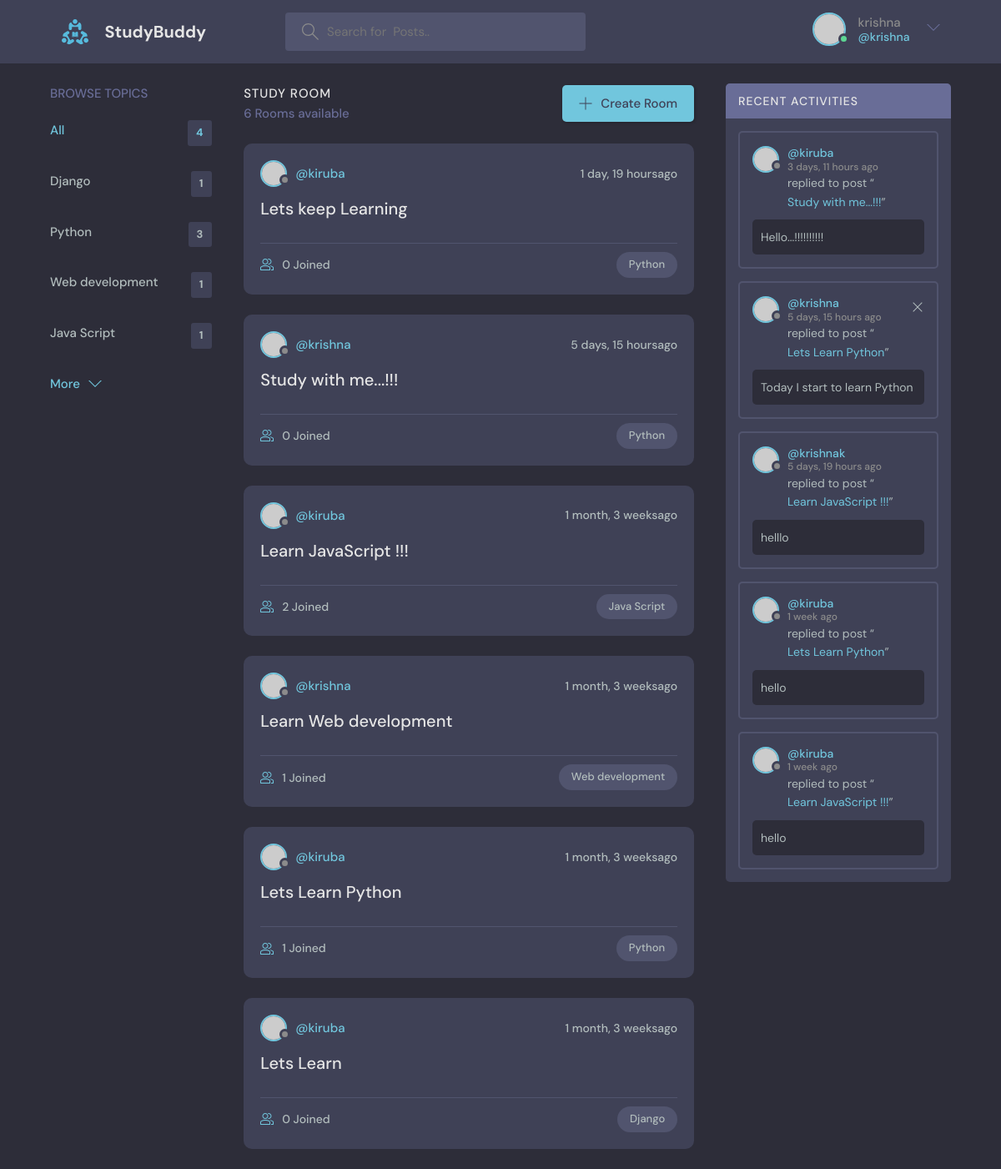
Screenshot of /home/ (signed in) with the database file from the repository.
### secondapp/models.py (models this page shows, shortened)
class Topic(models.Model):
    topic=models.CharField(max_length=201)

class Room(models.Model):
    host=models.ForeignKey(User,on_delete=models.SET_NULL,null=True)
    topic=models.ForeignKey(Topic,on_delete=models.SET_NULL,null=True)
    name=models.CharField(max_length=200)
    participants=models.ManyToManyField(User,related_name='participants',blank=True)
    description=models.TextField(null=True, blank=True)
    updated=models.DateTimeField(auto_now=True)#actively updated when submit
    created=models.DateTimeField(auto_now_add=True) #added once created
    class Meta:
        ordering=['-updated','-created']
    def __str__(self):
        return str(self.name)

class Messages(models.Model):
    user=models.ForeignKey(User,on_delete=models.CASCADE)
    room=models.ForeignKey(Room,on_delete=models.CASCADE)#on_Delete says that if the Room delete then all the child also deleted
    body=models.TextField()
    updated=models.DateTimeField(auto_now=True)#actively updated when submit
    created=models.DateTimeField(auto_now_add=True) #added once created
    class Meta:
        ordering=['-updated','-created']

### secondapp/views.py (the view)
# urls.py: 2. Add a URL to urlpatterns:  path('', views.home, name='home')
def home(request):
    q=request.GET.get('q') if request.GET.get('q') !=None else ''
    rooms=Room.objects.filter(
        Q(topic__topic__icontains=q)|
        Q(name__icontains=q)|
        Q(description__icontains=q)
        )
    room_count=rooms.count()
    topics=Topic.objects.all()
    room_messages=Messages.objects.filter(Q(room__topic__topic__icontains=q))
    context={'rooms':rooms,'topics':topics,'room_count':room_count,'room_messages':room_messages}
    return render(request,'secondapp/home.html',context)

### secondapp/templates/secondapp/home.html (shortened to what this page needs)
{% extends 'main.html' %}
{% block content %}
    <main class="layout layout--3">
      <div class="container">
        {% include 'secondapp/topic_components.html' %}
        <div class="roomList">
          <div class="roomList__header">
            <div>
              <h2>Study Room</h2>
              <p>{{room_count}} Rooms available</p>
            </div>
            <a class="btn btn--main" href="{% url 'create-room' %}">
              <svg version="1.1" xmlns="http://www.w3.org/2000/svg" width="32" height="32" viewBox="0 0 32 32">
                <title>add</title>
                <path
                  d="M16.943 0.943h-1.885v14.115h-14.115v1.885h14.115v14.115h1.885v-14.115h14.115v-1.885h-14.115v-14.115z"
                ></path>
              </svg>
              Create Room
            </a>
          </div>
          {% include 'secondapp/feed_components.html' %}
        </div>
        {% include 'secondapp/activity_components.html' %}
      </div>
    </main>
    {% endblock %}

### templates/navbar.html (shortened to what this page needs)
{% load static %}
<header class="header header--loggedIn">
    <div class="container">
      <a href="{% url 'home' %}" class="header__logo">
        <img src="{% static 'images/logo.svg' %}" />
        <h1>StudyBuddy</h1>
      </a>
      <form class="header__search" method="GET" action="{% url 'home' %}">
        <label>
          <input name="q" placeholder="Search for  Posts.." />
        </label>
      </form>
      <nav class="header__menu">
      {% if request.user.is_authenticated %}
        <div class="header__user">
          <a href="profile.html">
            <div class="avatar avatar--medium active">
              <img src="https://randomuser.me/api/portraits/men/37.jpg" />
            </div>
            <p>{{request.user}}<span>@{{request.user.username}}</span></p>
          </a>
          <button class="dropdown-button">
            <svg version="1.1" xmlns="http://www.w3.org/2000/svg" width="32" height="32" viewBox="0 0 32 32">
              <title>chevron-down</title>
              <path d="M16 21l-13-13h-3l16 16 16-16h-3l-13 13z"></path>
            </svg>
          </button>
        </div>
        {% else %}
        <a href="{% url 'login' %}">
          <img src="{% static 'images/avatar.svg' %}" />
          <p>Login</p>
        </a>
        {% endif %}
      </nav>
    </div>
  </header>

### secondapp/templates/secondapp/topic_components.html
<div class="topics">
    <div class="topics__header">
      <h2>Browse Topics</h2>
    </div>
    <ul class="topics__list">
      <li>
        <a href="{% url 'home' %}" class="active">All <span>{{topics.count}}</span></a>
      </li>
      {% for topic in topics %}
      <li>
        <a href="{% url 'home' %}?q={{topic.topic}}">{{topic.topic}} <span>{{topic.room_set.all.count}}</span></a>
      </li>
      {% endfor %}
    </ul>
    <a class="btn btn--link" href="#">
      More
      <svg version="1.1" xmlns="http://www.w3.org/2000/svg" width="32" height="32" viewBox="0 0 32 32">
        <title>chevron-down</title>
        <path d="M16 21l-13-13h-3l16 16 16-16h-3l-13 13z"></path>
      </svg>
    </a>
  </div>

### secondapp/templates/secondapp/feed_components.html (shortened to what this page needs)
{% for name in rooms %}
<div class="roomListRoom">
    <div class="roomListRoom__header">
      <a href="{url 'user-profile' name.host.id%}" class="roomListRoom__author">
        <div class="avatar avatar--small">
          <img src="https://randomuser.me/api/portraits/women/11.jpg" />
        </div>
        <span>@{{name.host.username}}</span>
      </a>
      <div class="roomListRoom__actions">
        <span>{{name.created|timesince}}ago</span>
      </div>
    </div>
    <div class="roomListRoom__content">
      <a href="/room/{{name.id}}">{{name.name}}</a>
    </div>
    <div class="roomListRoom__meta">
      <a href="/room/{{name.id}}" class="roomListRoom__joined">
        {{name.participants.all.count}} Joined
      </a>
      <p class="roomListRoom__topic">{{name.topic.topic}}</p>
    </div>
  </div>
  {% endfor %}

### secondapp/templates/secondapp/activity_components.html
<div class="activities">
    <div class="activities__header">
      <h2>Recent Activities</h2>
    </div>
    {% for message in room_messages %}
    <div class="activities__box">
      <div class="activities__boxHeader roomListRoom__header">
        <a href="{% url 'user-profile' message.user.id %}" class="roomListRoom__author">
          <div class="avatar avatar--small">
            <img src="https://randomuser.me/api/portraits/women/11.jpg" />
          </div>
          <p>
            @{{message.user}}
            <span>{{message.created|timesince}} ago</span>
          </p>
        </a>
        {% if request.user == message.user %}
        <div class="roomListRoom__actions">
          <a href="{% url 'delete-message' message.id %}">
            <svg version="1.1" xmlns="http://www.w3.org/2000/svg" width="32" height="32" viewBox="0 0 32 32">
              <title>remove</title>
              <path
                d="M27.314 6.019l-1.333-1.333-9.98 9.981-9.981-9.981-1.333 1.333 9.981 9.981-9.981 9.98 1.333 1.333 9.981-9.98 9.98 9.98 1.333-1.333-9.98-9.98 9.98-9.981z"
              ></path>
            </svg>
          </a>
        </div>
        {% endif %}
      </div>
      <div class="activities__boxContent">
        <p>replied to post “<a href="{% url 'room' message.room.id %}">{{message.room}}</a>”</p>
        <div class="activities__boxRoomContent">
          {{message.body}}
        </div>
      </div>
    </div>
    {% endfor %}
</div>

### rows the page displays
Topic: topic "Django", room_set.all.count "1"
Topic: topic "Python", room_set.all.count "3"
Topic: topic "Web development", room_set.all.count "1"
Topic: topic "Java Script", room_set.all.count "1"
Room: host.username "kiruba", created "1 day, 19 hours", name "Lets keep Learning", participants.all.count "0", topic.topic "Python"
Room: host.username "krishna", created "5 days, 15 hours", name "Study with me...!!!", participants.all.count "0", topic.topic "Python"
Room: host.username "kiruba", created "1 month, 3 weeks", name "Learn JavaScript !!!", participants.all.count "2", topic.topic "Java Script"
Room: host.username "krishna", created "1 month, 3 weeks", name "Learn Web development", participants.all.count "1", topic.topic "Web development"
Room: host.username "kiruba", created "1 month, 3 weeks", name "Lets Learn Python", participants.all.count "1", topic.topic "Python"
Room: host.username "kiruba", created "1 month, 3 weeks", name "Lets Learn", participants.all.count "0", topic.topic "Django"
Messages: user "kiruba", created "3 days, 11 hours", room "Study with me...!!!", body "Hello...!!!!!!!!!!"
Messages: user "krishna", created "5 days, 15 hours", room "Lets Learn Python", body "Today I start to learn Python"
Messages: user "krishnak", created "5 days, 19 hours", room "Learn JavaScript !!!", body "helllo"
Messages: user "kiruba", created "1 week", room "Lets Learn Python", body "hello"
Messages: user "kiruba", created "1 week", room "Learn JavaScript !!!", body "hello"

### other values shown
{{ request.user }} "krishna"
{{ request.user.username }} "krishna"
{{ topics.count }} "4"
{{ room_count }} "6"
